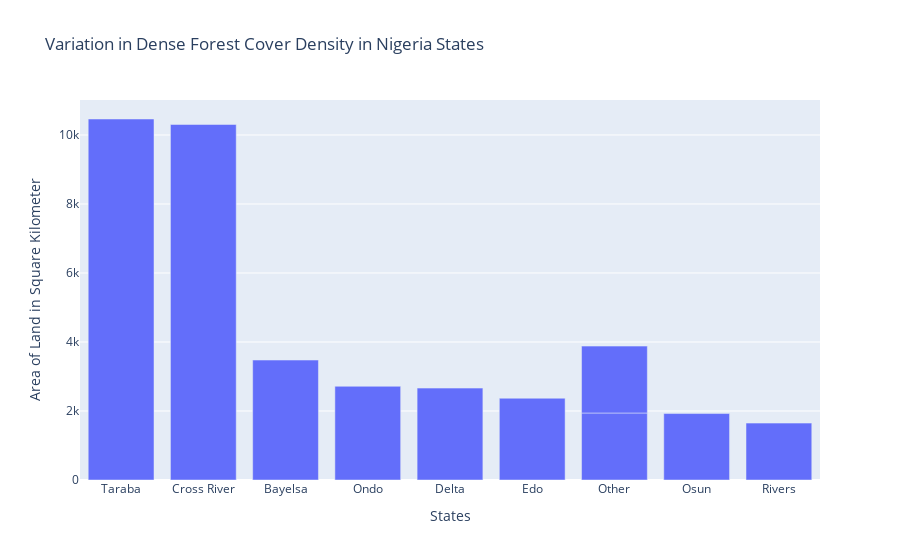

Source (notebook cell):
### Code cell
geemap.bar_chart(data=nija_fnf, x='ADM1_NAME', y='Class_1', x_label= 'States', y_label='Area of Land in Square Kilometer', 
                 title='Variation in Dense Forest Cover Density in Nigeria States',max_rows=10)

### Figure 1 — Plotly figure (JSON) as saved in the notebook; plotly's stock layout.template omitted (floating-point values rounded to 4 significant figures)
{"data": [{"alignmentgroup": "True", "hovertemplate": "States=%{x}<br>Area of Land in Square Kilometer=%{y}<extra></extra>", "legendgroup": "", "marker": {"color": "#636efa", "pattern": {"shape": ""}}, "name": "", "offsetgroup": "", "orientation": "v", "showlegend": false, "textposition": "auto", "type": "bar", "x": ["Taraba", "Cross River", "Bayelsa", "Ondo", "Delta", "Edo", "Other", "Other", "Osun", "Rivers"], "xaxis": "x", "y": [10460.0, 10300.0, 3476.0, 2716.0, 2664.0, 2370.0, 1942.0, 1939.0, 1926.0, 1649.0], "yaxis": "y"}], "layout": {"autosize": true, "barmode": "group", "legend": {"tracegroupgap": 0}, "title": {"text": "Variation in Dense Forest Cover Density in Nigeria States"}, "xaxis": {"anchor": "y", "autorange": true, "domain": [0, 1], "range": [-0.5, 8.5], "title": {"text": "States"}, "type": "category"}, "yaxis": {"anchor": "x", "autorange": true, "domain": [0, 1], "range": [0, 11010.0], "title": {"text": "Area of Land in Square Kilometer"}, "type": "linear"}}}
